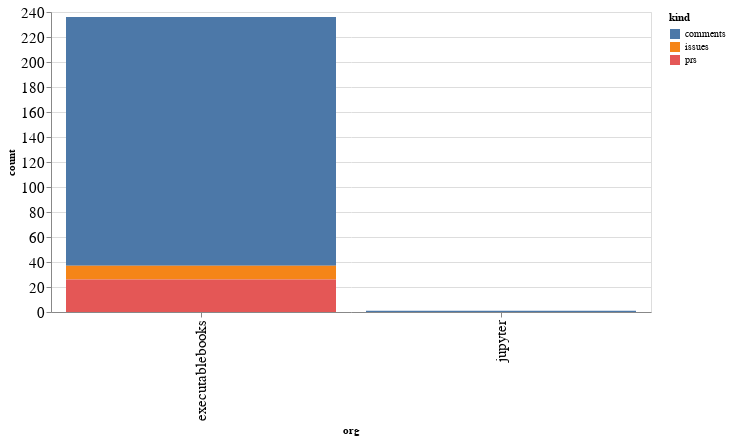

The code cell stored with this chart in its notebook:
### Code cell
alt.Chart(org_summaries, width=600).mark_bar().encode(
    x='org',
    y='count',
    color='kind',
    tooltip="org"
)

### Figure 1 — Vega-Lite specification as saved in the notebook (floating-point values rounded to 4 significant figures)
{"config": {"axisLeft": {"labelFontSize": 15}, "axisBottom": {"labelFontSize": 15}}, "data": {"name": "data-a20d802b00aa6492317bf896ef607b2b"}, "mark": "bar", "encoding": {"color": {"type": "nominal", "field": "kind"}, "tooltip": {"type": "nominal", "field": "org"}, "x": {"type": "nominal", "field": "org"}, "y": {"type": "quantitative", "field": "count"}}, "width": 600, "$schema": "https://vega.github.io/schema/vega-lite/v4.8.1.json", "datasets": {"data-a20d802b00aa6492317bf896ef607b2b": [{"org": "executablebooks", "kind": "comments", "count": 199}, {"org": "executablebooks", "kind": "issues", "count": 11}, {"org": "executablebooks", "kind": "prs", "count": 26}, {"org": "jupyter", "kind": "comments", "count": 1}]}}
